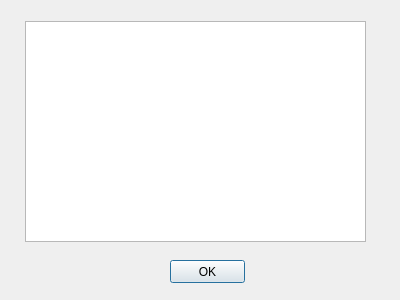
<?xml version="1.0" encoding="UTF-8"?>
<ui version="4.0">
 <class>Instructions</class>
 <widget class="QDialog" name="Instructions">
  <property name="geometry">
   <rect>
    <x>0</x>
    <y>0</y>
    <width>400</width>
    <height>300</height>
   </rect>
  </property>
  <property name="windowTitle">
   <string>Dialog</string>
  </property>
  <widget class="QPushButton" name="pushButton">
   <property name="geometry">
    <rect>
     <x>170</x>
     <y>260</y>
     <width>75</width>
     <height>23</height>
    </rect>
   </property>
   <property name="text">
    <string>OK</string>
   </property>
  </widget>
  <widget class="QTextBrowser" name="_textBrowser">
   <property name="geometry">
    <rect>
     <x>25</x>
     <y>21</y>
     <width>341</width>
     <height>221</height>
    </rect>
   </property>
  </widget>
 </widget>
 <resources/>
 <connections/>
</ui>
